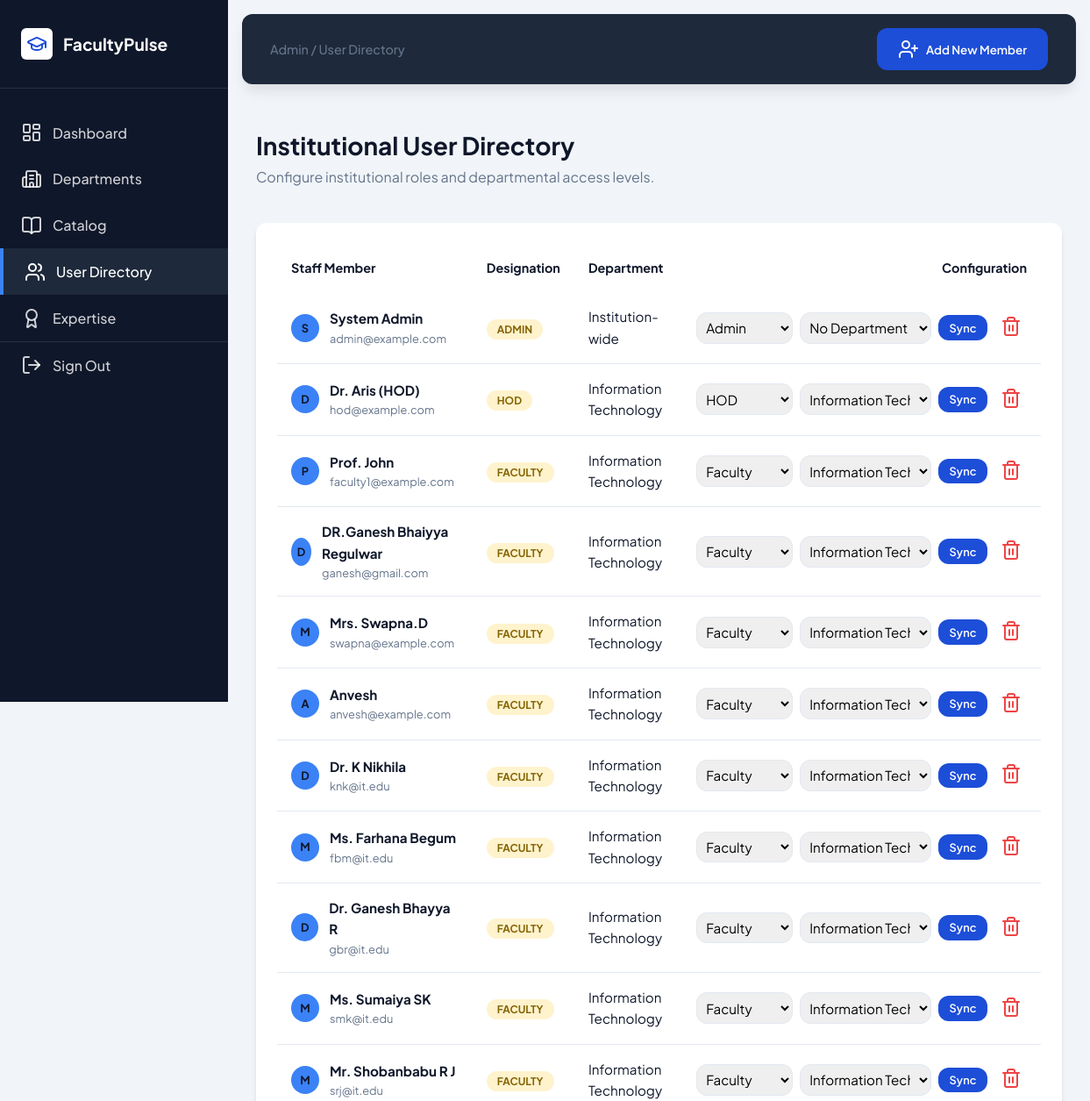
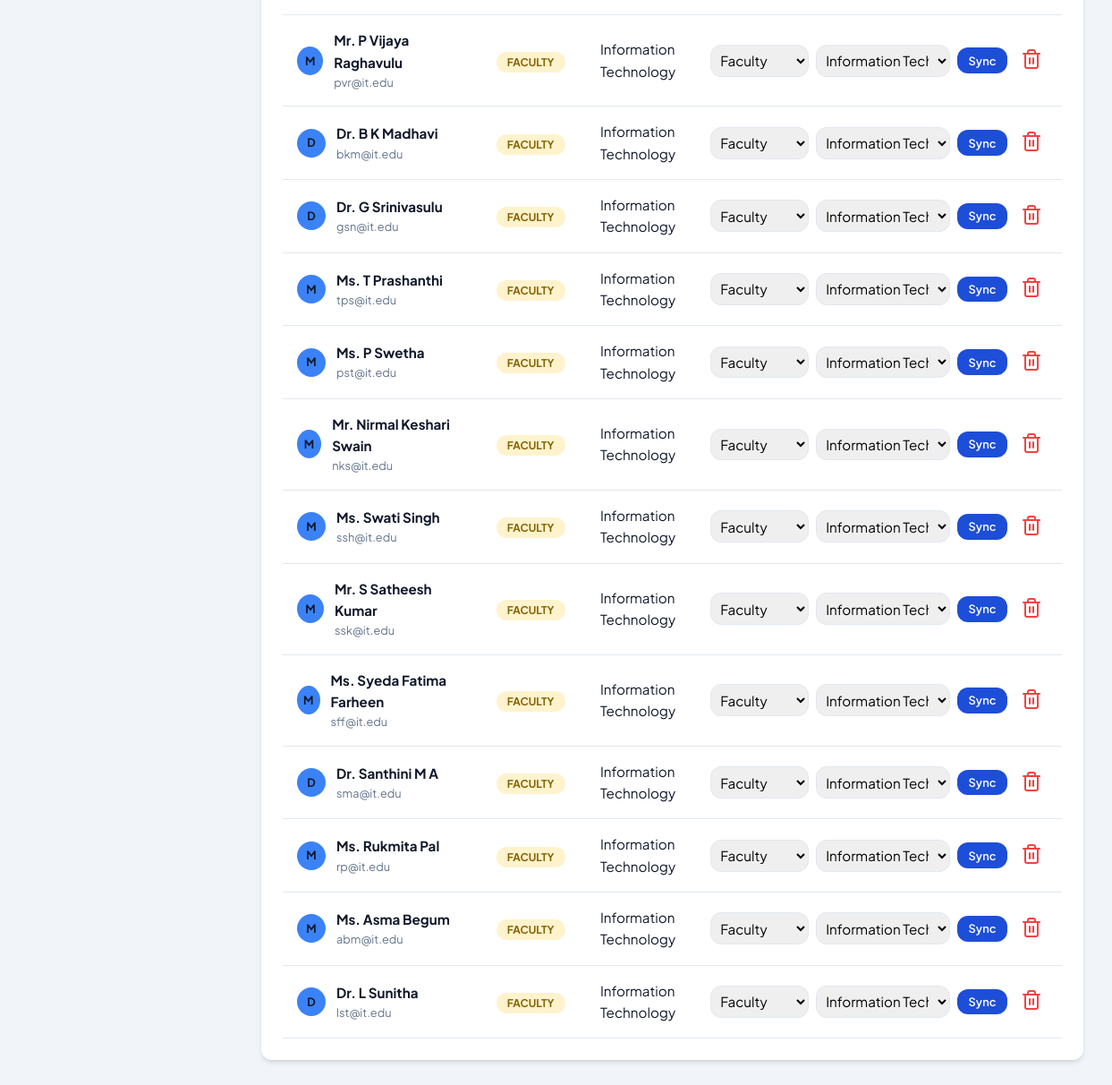
Page /admin/users (signed in) on the committed database (2 pictures, top to bottom).
### tables this page shows
CREATE TABLE users (
    id INTEGER PRIMARY KEY AUTOINCREMENT,
    email TEXT UNIQUE NOT NULL,
    password TEXT NOT NULL,
    name TEXT NOT NULL,
    role TEXT CHECK(role IN ('admin', 'hod', 'faculty')) NOT NULL,
    department_id INTEGER,
    FOREIGN KEY (department_id) REFERENCES departments(id)
);

CREATE TABLE departments (
    id INTEGER PRIMARY KEY AUTOINCREMENT,
    name TEXT NOT NULL
);

### app.py (the view, shortened to what this page needs)
@app.route('/admin/users', methods=['GET', 'POST'])
def manage_users():
    if session.get('role') != 'admin': return redirect(url_for('index'))
    db = get_db()
    users = db.execute('SELECT u.*, d.name as dept_name FROM users u LEFT JOIN departments d ON u.department_id = d.id').fetchall()
    depts = db.execute('SELECT * FROM departments').fetchall()
    return render_template('admin_users.html', users=users, departments=depts)

### app.py (called while the page is built)
def get_db():
    db = getattr(g, '_database', None)
    if db is None:
        db = g._database = sqlite3.connect(DATABASE)
        db.row_factory = sqlite3.Row
    return db

@app.teardown_appcontext
def close_connection(exception):
    db = getattr(g, '_database', None)
    if db is not None:
        db.close()

### templates/admin_users.html (shortened to what this page needs)
<!DOCTYPE html>
<html lang="en">
<head>
    <link rel="stylesheet" href="{{ url_for('static', filename='css/style.css') }}">
</head>
<body data-role="admin">
    <div class="app-container">
        <aside class="sidebar">
            <div class="brand-section">
                <div class="brand-logo">
                    <i data-lucide="graduation-cap"></i>
                </div>
                <span class="brand-name">FacultyPulse</span>
            </div>
            <nav class="nav-menu">
                <a href="{{ url_for('index') }}" class="nav-link">
                    <i data-lucide="layout-dashboard"></i> <span>Dashboard</span>
                </a>
                <a href="{{ url_for('manage_departments') }}" class="nav-link">
                    <i data-lucide="building-2"></i> <span>Departments</span>
                </a>
                <a href="{{ url_for('manage_courses') }}" class="nav-link">
                    <i data-lucide="book-open"></i> <span>Catalog</span>
                </a>
                <a href="{{ url_for('manage_users') }}" class="nav-link active">
                    <i data-lucide="users"></i> <span>User Directory</span>
                </a>
                <a href="{{ url_for('faculty_domain') }}" class="nav-link">
                    <i data-lucide="award"></i> <span>Expertise</span>
                </a>
                <a href="{{ url_for('logout') }}" class="nav-link logout-link">
                    <i data-lucide="log-out"></i> <span>Sign Out</span>
                </a>
            </nav>
        </aside>
        <div class="main-wrapper">
            <header class="top-header">
                <div class="header-left">
                    <span class="page-breadcrumb">Admin / User Directory</span>
                </div>
                <div class="header-right">
                    <button class="btn-primary" onclick="openModal()" style="display: flex; align-items: center; gap: 8px;">
                        <i data-lucide="user-plus" size="18"></i> Add New Member
                    </button>
                </div>
            </header>
            <main class="content-area">
                <div class="section-header">
                    <h1 class="section-title">Institutional User Directory</h1>
                    <p style="color: var(--text-muted);">Configure institutional roles and departmental access levels.</p>
                </div>
                <div class="card" style="margin-top: 0;">
                    <table class="academic-table">
                        <thead>
                            <tr>
                                <th>Staff Member</th>
                                <th>Designation</th>
                                <th>Department</th>
                                <th style="text-align: right;">Configuration</th>
                            </tr>
                        </thead>
                        <tbody>
                            {% for user in users %}
                            <tr>
                                <td>
                                    <div style="display: flex; align-items: center; gap: 12px;">
                                        <div class="user-avatar" style="width: 32px; height: 32px; font-size: 0.8rem;">{{ user.name[0] }}</div>
                                        <div>
                                            <div style="font-weight: 700;">{{ user.name }}</div>
                                            <div style="font-size: 0.8rem; color: var(--text-muted);">{{ user.email }}</div>
                                        </div>
                                    </div>
                                </td>
                                <td>
                                    <span class="status-badge badge-pending">{{ user.role|upper }}</span>
                                </td>
                                <td>{{ user.dept_name or 'Institution-wide' }}</td>
                                <td style="text-align: right;">
                                    <div style="display: flex; gap: 8px; justify-content: flex-end; align-items: center;">
                                        <form action="/admin/users" method="POST" style="display: flex; gap: 8px; align-items: center;">
                                            <select name="role" class="form-control" style="width: 110px; padding: 0.4rem;">
                                                <option value="faculty" {% if user.role == 'faculty' %}selected{% endif %}>Faculty</option>
                                                <option value="hod" {% if user.role == 'hod' %}selected{% endif %}>HOD</option>
                                                <option value="admin" {% if user.role == 'admin' %}selected{% endif %}>Admin</option>
                                            </select>
                                            <select name="dept_id" class="form-control" style="width: 150px; padding: 0.4rem;">
                                                <option value="">No Department</option>
                                                {% for dept in departments %}
                                                <option value="{{ dept.id }}" {% if user.department_id == dept.id %}selected{% endif %}>{{ dept.name }}</option>
                                                {% endfor %}
                                            </select>
                                            <button type="submit" class="btn-primary" style="padding: 0.4rem 0.8rem; font-size: 0.8rem;">Sync</button>
                                        </form>
                                        <form action="/admin/users" method="POST" onsubmit="return confirm('Are you sure you want to remove this user from the system?');">
                                            <button type="submit" style="background: none; border: none; padding: 0.4rem; cursor: pointer; color: var(--vibrant-red); transition: transform 0.2s;" title="Remove Access">
                                                <i data-lucide="trash-2" size="18"></i>
                                            </button>
                                        </form>
                                    </div>
                                </td>
                            </tr>
                            {% endfor %}
                        </tbody>
                    </table>
                </div>
            </main>
        </div>
    </div>
</body>
</html>

### static/css/style.css (style rules this page uses)
:root { --primary-slate: #0f172a; --secondary-slate: #1e293b; --accent-blue: #3b82f6; --premium-blue: #1d4ed8; --bg-main: #f1f5f9; --white: #ffffff; --text-main: #0f172a; --text-muted: #64748b; --border-color: #e2e8f0; --vibrant-orange: #fb923c; --vibrant-green: #22c55e; --vibrant-red: #ef4444; --vibrant-blue: #3b82f6; --sidebar-width: 260px; --header-height: 80px; --border-radius: 12px; --card-shadow: 0 4px 6px -1px rgb(0 0 0 / 0.1), 0 2px 4px -2px rgb(0 0 0 / 0.1); --premium-shadow: 0 10px 15px -3px rgb(0 0 0 / 0.1); --transition: all 0.3s cubic-bezier(0.4, 0, 0.2, 1); }
html { font-size: 16px; }
* { margin: 0; padding: 0; box-sizing: border-box; font-family: 'Plus Jakarta Sans', sans-serif; }
body { background-color: var(--bg-main); color: var(--text-main); line-height: 1.6; }
.app-container { display: flex; min-height: 100vh; }
.sidebar { width: var(--sidebar-width); background-color: var(--primary-slate); color: var(--white); display: flex; flex-direction: column; position: fixed; height: 100vh; z-index: 100; }
.brand-section { padding: 2rem 1.5rem; display: flex; align-items: center; gap: 12px; border-bottom: 1px solid rgba(255, 255, 255, 0.1); }
.brand-logo { width: 36px; height: 36px; background: var(--white); color: var(--premium-blue); border-radius: 6px; display: flex; align-items: center; justify-content: center; font-size: 1.25rem; }
.brand-name { font-size: 1.2rem; font-weight: 700; }
.nav-menu { flex: 1; padding: 1.5rem 0; }
.nav-link { display: flex; align-items: center; gap: 12px; padding: 0.85rem 1.5rem; color: rgba(255, 255, 255, 0.8); text-decoration: none; font-weight: 500; transition: var(--transition); }
.nav-link.active { background-color: var(--secondary-slate); color: var(--white); border-left: 4px solid var(--accent-blue); }
.logout-link { margin-top: auto; border-top: 1px solid rgba(255, 255, 255, 0.1); }
.main-wrapper { margin-left: var(--sidebar-width); flex: 1; display: flex; flex-direction: column; }
.top-header { height: var(--header-height); background-color: var(--secondary-slate); color: var(--white); display: flex; align-items: center; justify-content: space-between; padding: 0 2rem; position: sticky; top: 0; z-index: 90; margin: 1rem; border-radius: var(--border-radius); box-shadow: var(--premium-shadow); }
.header-left .page-breadcrumb { color: var(--text-muted); font-size: 0.9rem; font-weight: 500; }
.header-right { display: flex; align-items: center; gap: 2rem; }
.user-avatar { width: 40px; height: 40px; background-color: var(--accent-blue); color: var(--primary-blue); border-radius: 50%; display: flex; align-items: center; justify-content: center; font-weight: 700; }
.content-area { padding: 2rem; }
.section-header { margin-bottom: 2.5rem; }
.section-title { font-size: 1.75rem; font-weight: 700; color: var(--primary-blue); }
.card { background-color: var(--white); border-radius: var(--border-radius); padding: 1.5rem; box-shadow: var(--card-shadow); margin-top: 2rem; }
.academic-table { width: 100%; border-collapse: collapse; }
.academic-table th { text-align: left; padding: 1rem; background-color: var(--bg-light); color: var(--primary-blue); font-weight: 700; font-size: 0.9rem; }
.academic-table td { padding: 1rem; border-bottom: 1px solid var(--border-color); font-size: 0.95rem; }
.status-badge { padding: 0.25rem 0.75rem; border-radius: 50px; font-size: 0.75rem; font-weight: 700; }
.badge-pending { background-color: #fff3cd; color: #856404; }
.form-control { width: 100%; padding: 0.75rem; border: 1px solid var(--border-color); border-radius: var(--border-radius); font-size: 0.95rem; }
.btn-primary { background-color: var(--premium-blue); color: var(--white); border: none; padding: 0.75rem 1.5rem; border-radius: var(--border-radius); font-weight: 600; cursor: pointer; transition: var(--transition); }

### rows in the picture
users: name "S", name "System Admin", email "admin@example.com", role "ADMIN", dept_name "Institution-wide", role "Admin"
users: name "D", name "Dr. Aris (HOD)", email "hod@example.com", role "HOD", name "Information Technology", dept_id "Information Technology"
users: name "P", name "Prof. John", email "faculty1@example.com", role "FACULTY", name "Information Technology", role "Faculty", dept_id "Information Technology"
users: name "D", name "DR.Ganesh Bhaiyya Regulwar", email "ganesh@gmail.com", role "FACULTY", name "Information Technology", role "Faculty", dept_id "Information Technology"
users: name "M", name "Mrs. Swapna.D", email "swapna@example.com", role "FACULTY", name "Information Technology", role "Faculty", dept_id "Information Technology"
users: name "A", name "Anvesh", email "anvesh@example.com", role "FACULTY", name "Information Technology", role "Faculty", dept_id "Information Technology"
users: name "D", name "Dr. K Nikhila", email "knk@it.edu", role "FACULTY", name "Information Technology", role "Faculty", dept_id "Information Technology"
users: name "M", name "Ms. Farhana Begum", email "fbm@it.edu", role "FACULTY", name "Information Technology", role "Faculty", dept_id "Information Technology"
users: name "D", name "Dr. Ganesh Bhayya R", email "gbr@it.edu", role "FACULTY", name "Information Technology", role "Faculty", dept_id "Information Technology"
users: name "M", name "Ms. Sumaiya SK", email "smk@it.edu", role "FACULTY", name "Information Technology", role "Faculty", dept_id "Information Technology"
users: name "M", name "Mr. Shobanbabu R J", email "srj@it.edu", role "FACULTY", name "Information Technology", role "Faculty", dept_id "Information Technology"
users: name "M", name "Mr. P Vijaya Raghavulu", email "pvr@it.edu", role "FACULTY", name "Information Technology", role "Faculty", dept_id "Information Technology"
users: name "D", name "Dr. B K Madhavi", email "bkm@it.edu", role "FACULTY", name "Information Technology", role "Faculty", dept_id "Information Technology"
users: name "D", name "Dr. G Srinivasulu", email "gsn@it.edu", role "FACULTY", name "Information Technology", role "Faculty", dept_id "Information Technology"
users: name "M", name "Ms. T Prashanthi", email "tps@it.edu", role "FACULTY", name "Information Technology", role "Faculty", dept_id "Information Technology"
users: name "M", name "Ms. P Swetha", email "pst@it.edu", role "FACULTY", name "Information Technology", role "Faculty", dept_id "Information Technology"
users: name "M", name "Mr. Nirmal Keshari Swain", email "nks@it.edu", role "FACULTY", name "Information Technology", role "Faculty", dept_id "Information Technology"
users: name "M", name "Ms. Swati Singh", email "ssh@it.edu", role "FACULTY", name "Information Technology", role "Faculty", dept_id "Information Technology"
users: name "M", name "Mr. S Satheesh Kumar", email "ssk@it.edu", role "FACULTY", name "Information Technology", role "Faculty", dept_id "Information Technology"
users: name "M", name "Ms. Syeda Fatima Farheen", email "sff@it.edu", role "FACULTY", name "Information Technology", role "Faculty", dept_id "Information Technology"
users: name "D", name "Dr. Santhini M A", email "sma@it.edu", role "FACULTY", name "Information Technology", role "Faculty", dept_id "Information Technology"
users: name "M", name "Ms. Rukmita Pal", email "rp@it.edu", role "FACULTY", name "Information Technology", role "Faculty", dept_id "Information Technology"
users: name "M", name "Ms. Asma Begum", email "abm@it.edu", role "FACULTY", name "Information Technology", role "Faculty", dept_id "Information Technology"
users: name "D", name "Dr. L Sunitha", email "lst@it.edu", role "FACULTY", name "Information Technology", role "Faculty", dept_id "Information Technology"
